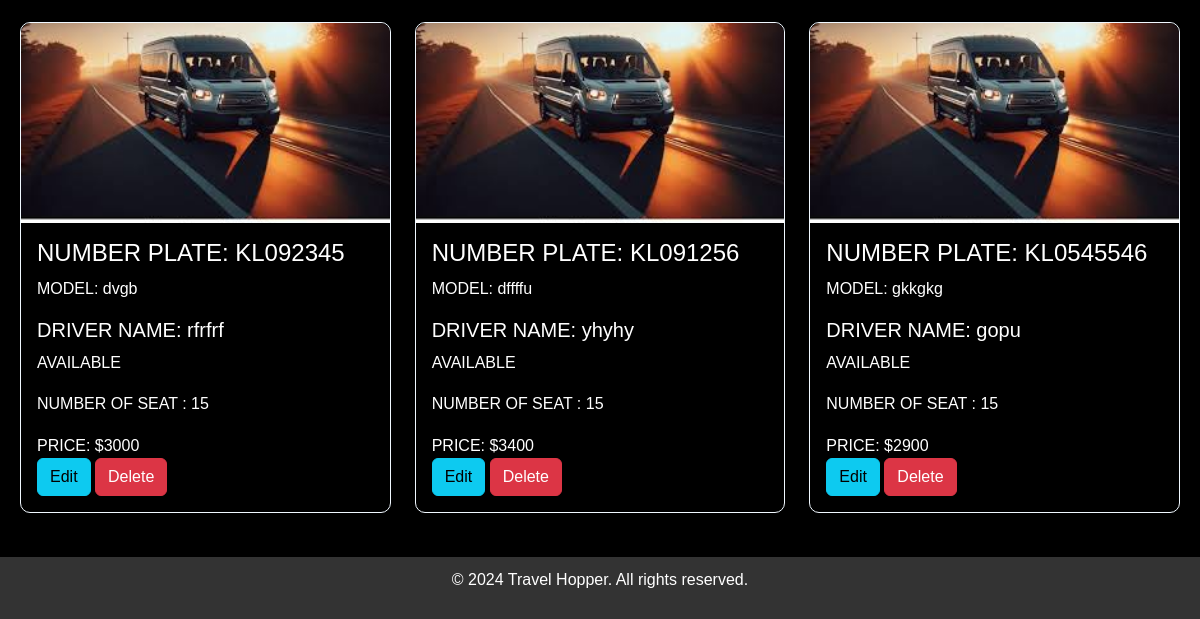
Before: /shop_home (lower part) with the older database file.
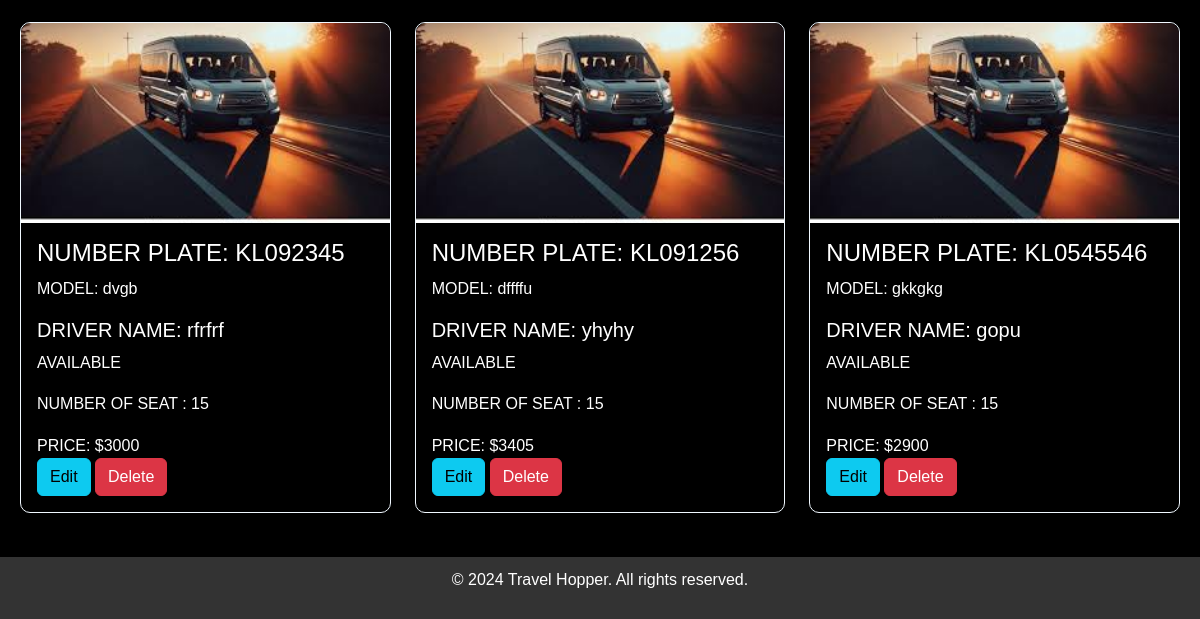
After: the same page with the newer database file.
### app/models.py (models this page shows, shortened)
class Cab(models.Model):
    pid=models.TextField()
    vehicle_type = models.CharField(max_length=100)
    number_plate = models.CharField(max_length=15, unique=True)
    model = models.CharField(max_length=50)
    driver_name = models.CharField(max_length=100)
    seats = models.IntegerField(null=True, blank=True)
    available = models.IntegerField()
    price=models.IntegerField()
    img = models.FileField()

### app/views.py (the view)
# urls.py: path('shop_home',views.shop_home,name='shop_home'),
def shop_home(req):
    cabs=Cab.objects.all()
    return render(req,'admin/home.html',{'Cab':cabs})

### templates/admin/home.html (shortened to what this page needs)
<!DOCTYPE html>
<html lang="en">
<head>
    {% load static %}
    <link href="https://cdn.jsdelivr.net/npm/bootstrap@5.3.3/dist/css/bootstrap.min.css" rel="stylesheet">
</head>
<body>
    <div class="container bg-black text-white" style="max-width: 1200px; padding: 20px;">
        <div class="row">
            {% for cabs in Cab %}
            <div class="col-lg-4 mb-4">
                <a href="view_cabs/{{cabs.pk}}" style="text-decoration: none; color: white;">
                    <div class="card shadow-sm bg-black text-white" style="transition: 0.3s; border-radius: 10px;border-color: aliceblue;">
                        <img class="card-img-top" src="{{cabs.img.url}}" alt="Card image"
                            style="width: 100%; height: 200px; object-fit: cover; border-top-left-radius: 10px; border-top-right-radius: 10px;">
                        <div class="card-body">
                            <h4 class="card-title">NUMBER PLATE: {{cabs.number_plate}}</h4>
                            <p class="card-text">MODEL: {{cabs.model}}</p>
                            <h5 class="card-title">DRIVER NAME: {{cabs.driver_name}}</h5>
                            <p class="card-text">AVAILABLE {{cabs.avilable}}</p>
                            <p class="card-text"> NUMBER OF SEAT : {{cabs.seats}}</p>
                            <p class="card-text">PRICE: ${{ cabs.price }}</p>
                            <a href="edit_cab/{{cabs.pk}}" class="btn btn-info">Edit</a>
                            <a href="delete_cab/{{cabs.pk}}" class="btn btn-danger">Delete</a>
                        </div>
                    </div>
                </a>
            </div>
            {% endfor %}
        </div>
    </div>
    <footer>
        <p>&copy; 2024 Travel Hopper. All rights reserved.</p>
    </footer>
</body>
</html>

Changed rows visible on the page:
changed Cab "KL091256": price "3400" → "3405"
